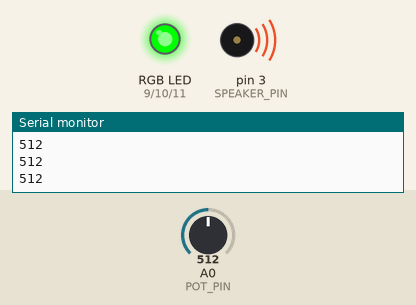
This sketch was run on a simulated Arduino Uno, built with avr-gcc and run on an emulated ATmega328P. Shown: an RGB LED mixed from three pins (HIGH = lit), buzzer (waves = sounding), the last lines printed to the serial monitor. Inputs (shaded band) come from the test bench; at power-on: A0 (POT_PIN) = 512.

Above: at 1.2 s.
1.3 s: A0 (POT_PIN) set to 352
At 1.8 s:
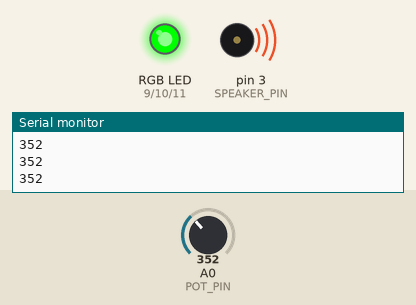
2.8 s: A0 (POT_PIN) set to 325
At 3.7 s:
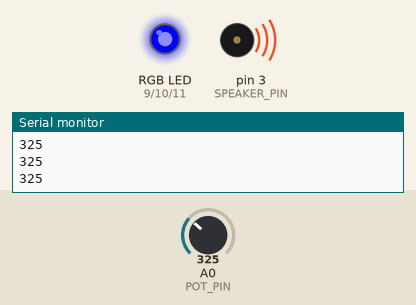
4.3 s: A0 (POT_PIN) set to 692
At 5.1 s:
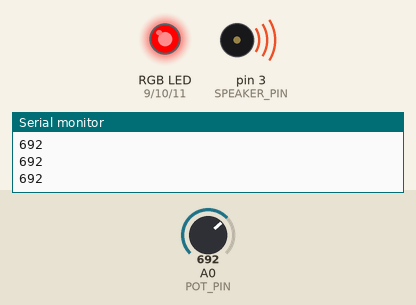
5.8 s: A0 (POT_PIN) set to 673
At 6.1 s:
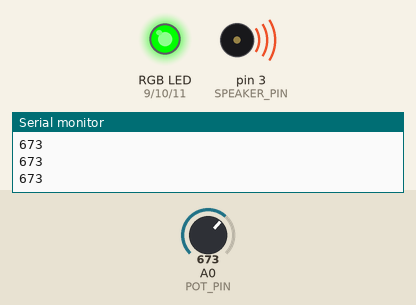
7.3 s: A0 (POT_PIN) set to 716
At 8.2 s:
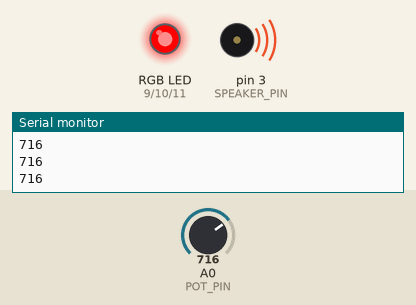
Timing chart, 0 to 9.8 s (numbered marks = the images above; inputs shaded):
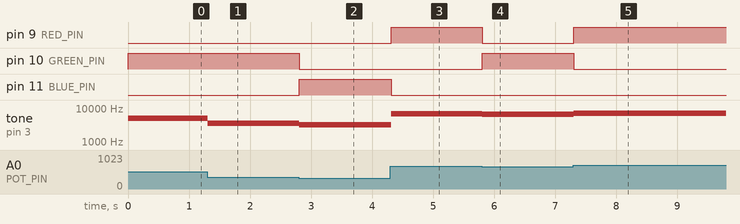

Measured:
- the behaviour switches between 341 and 340 on A0 (POT_PIN) (found by bisection; images 1 and 2)
- the behaviour switches between 682 and 681 on A0 (POT_PIN) (found by bisection; images 3 and 4)
- after the input at 1.3 s, tone on pin 3 (SPEAKER_PIN): 5054 Hz → 3506 Hz at once
- after the input at 2.8 s, pin 10 (GREEN_PIN): HIGH → LOW at once; pin 11 (BLUE_PIN): LOW → HIGH at once; tone on pin 3 (SPEAKER_PIN): 3506 Hz → 3245 Hz at once
- after the input at 4.3 s, pin 9 (RED_PIN): LOW → HIGH at once; pin 11 (BLUE_PIN): HIGH → LOW at once; tone on pin 3 (SPEAKER_PIN): 3245 Hz → 6796 Hz at once
- after the input at 5.8 s, pin 9 (RED_PIN): HIGH → LOW at once; pin 10 (GREEN_PIN): LOW → HIGH at once; tone on pin 3 (SPEAKER_PIN): 6796 Hz → 6612 Hz at once
- after the input at 7.3 s, pin 9 (RED_PIN): LOW → HIGH at once; pin 10 (GREEN_PIN): HIGH → LOW at once; tone on pin 3 (SPEAKER_PIN): 6612 Hz → 7029 Hz at once

The sketch:

drawdio_remix_v07.ino
```cpp
/******************************************************************
 * SparkFun Inventor's Kit
 * Example sketch 03 -- RGB LED + Drawdio Sound Modification
 *
 * Make an RGB LED display a rainbow of colors and modify the sound
 * generated by the Drawdio circuit based on a potentiometer value!
 *
 * This sketch was written by SparkFun Electronics,
 * with lots of help from the Arduino community.
 * Visit http://learn.sparkfun.com/products/2 for SIK information.
 * Visit http://www.arduino.cc to learn about the Arduino.
 *
 * Version 2.0 6/2012 MDG
 * Version 2.1 9/2014 BCH
 *****************************************************************/
const int RED_PIN = 9;
const int GREEN_PIN = 10;
const int BLUE_PIN = 11;
const int POT_PIN = A0; // Pin del potenciómetro
const int SPEAKER_PIN = 3; // Pin de salida del parlante

const int DISPLAY_TIME = 200;  // used in mainColors() to determine the
// length of time each color is displayed.

void setup() {
  pinMode(RED_PIN, OUTPUT);
  pinMode(GREEN_PIN, OUTPUT);
  pinMode(BLUE_PIN, OUTPUT);
  pinMode(SPEAKER_PIN, OUTPUT);

  Serial.begin(9600);
}

void loop() {
  int potValue = analogRead(POT_PIN);

  // Controlar el color del LED RGB
  if (potValue < 341) {
    analogWrite(RED_PIN, 0);
    analogWrite(GREEN_PIN, 0);
    analogWrite(BLUE_PIN, 255);
  } else if ((potValue > 342) and (potValue < 682)) {
    analogWrite(RED_PIN, 0);
    analogWrite(GREEN_PIN, 255);
    analogWrite(BLUE_PIN, 0);
  } else if (potValue > 682) {
    analogWrite(RED_PIN, 255);
    analogWrite(GREEN_PIN, 0);
    analogWrite(BLUE_PIN, 0);
  }

  // Controlar el sonido del Drawdio modificando la frecuencia del tono
  int frequency = map(potValue, 0, 1023, 100, 10000);
  tone(SPEAKER_PIN, frequency);

  Serial.println(potValue);

  delay(10);
}
```
